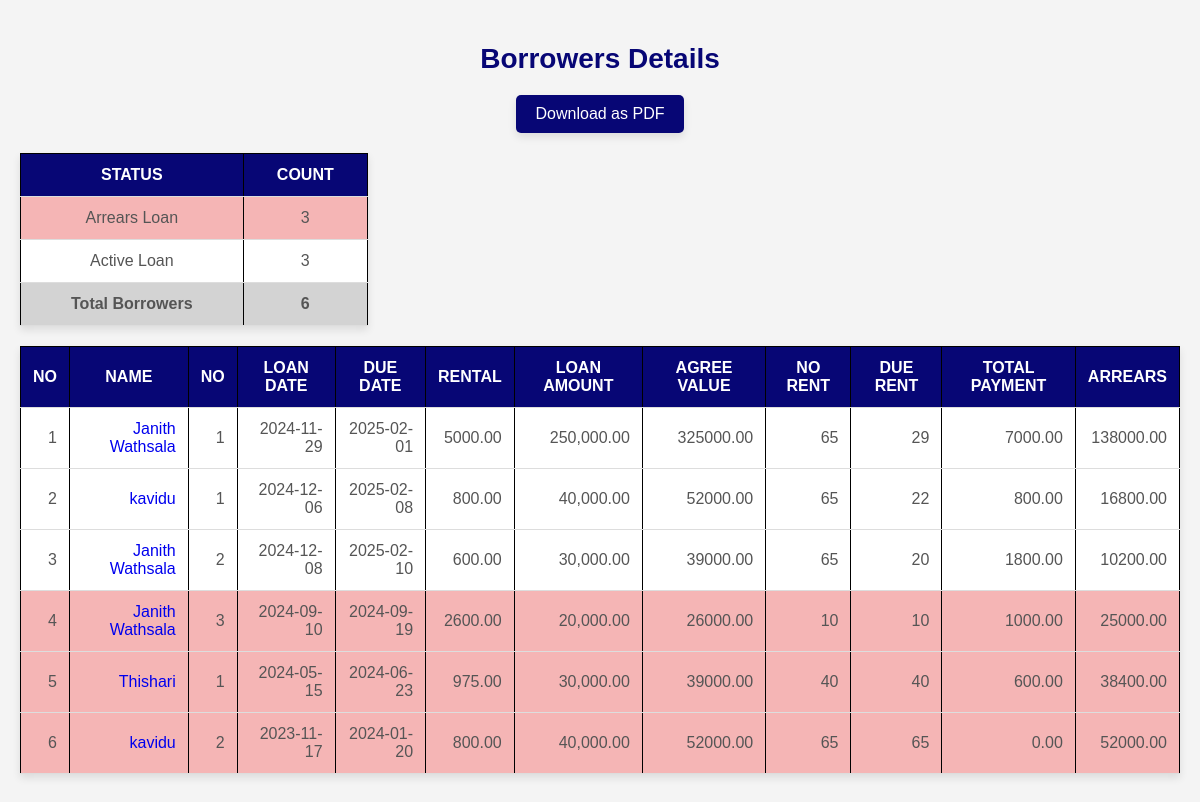
The app's page /all_borrowers_details.php with its own data.
### tables this page shows
CREATE TABLE `borrowers` (
  `id` int(11) NOT NULL,
  `borrower_details_id` int(11) DEFAULT NULL,
  `name` varchar(255) NOT NULL,
  `lone_number` int(11) NOT NULL,
  `nic` varchar(20) NOT NULL,
  `address` varchar(50) NOT NULL,
  `lone_date` date DEFAULT NULL,
  `due_date` date DEFAULT NULL,
  `rental` decimal(10,2) DEFAULT 0.00,
  `agree_value` decimal(10,2) DEFAULT 0.00,
  `interest` decimal(10,2) DEFAULT 0.00,
  `interest_day` decimal(10,2) DEFAULT 0.00,
  `amount` decimal(10,2) DEFAULT 0.00,
  `total_arrears` decimal(10,2) DEFAULT 0.00,
  `total_payments` decimal(10,2) DEFAULT 0.00,
  `days_passed` int(11) DEFAULT 0,
  `no_pay` int(11) DEFAULT 0,
  `status` enum('yes','no','con') DEFAULT 'con',
  `no_rental` int(11) NOT NULL,
  `number_of_loans` int(11) DEFAULT 0
);

### all_borrowers_details.php (the view, shortened to what this page needs)
<?php
$servername = "localhost";
$username = "root";
$password = "";
$dbname = "interest";
$conn = new mysqli($servername, $username, $password, $dbname);
$sql_update = "SELECT id, name, due_date, total_payments, agree_value FROM borrowers";
$result_update = $conn->query($sql_update);
if ($result_update->num_rows > 0) {
    while ($row = $result_update->fetch_assoc()) {
        $id = $row['id'];
        $due_date = $row['due_date'];
        $total_payments = $row['total_payments'];
        $agree_value = $row['agree_value'];
        if ($total_payments >= $agree_value) {
            $status = 'yes';
        } elseif ($due_date < date('Y-m-d') && $total_payments < $agree_value) {
            $status = 'no';
        } elseif ($due_date >= date('Y-m-d') && $total_payments < $agree_value) {
            $status = 'con';
        }
        $update_sql = "UPDATE borrowers SET status = '$status' WHERE id = $id";
        $conn->query($update_sql);
    }
}
$sql = "SELECT id, name,lone_number, lone_date, due_date, rental, amount, agree_value, no_rental, days_passed, total_payments,no_pay, total_arrears, status FROM borrowers";
$result = $conn->query($sql);
?>
<!DOCTYPE html>
<html lang="en">
<head>
    <link rel="stylesheet" href="./css/all_borrowers_details.css">
</head>
<body>
    <h2>Borrowers Details</h2>
    <form method="post" action="./downlode_borrowers_details.php">
        <button type="submit">Download as PDF</button>
    </form>
    <?php
        $sql_details = "SELECT status, COUNT(*) AS count FROM borrowers GROUP BY status";
        $result_details = $conn->query($sql_details);
        if ($result_details->num_rows > 0) {
            $total_borrowers = 0;
            echo "<table border='1' style='width: 30%; text-align: center;'>";
            echo "<tr><th>Status</th><th>Count</th></tr>";
            while ($row = $result_details->fetch_assoc()) {
                $status_label = '';
                $row_color = '';
                if ($row['status'] == 'yes') {
                    $status_label = 'Settled Loan';
                    $row_color = 'background-color: yellow;';
                } elseif ($row['status'] == 'no') {
                    $status_label = 'Arrears Loan';
                    $row_color = 'background-color: rgb(245, 181, 181);';
                } elseif ($row['status'] == 'con') {
                    $status_label = 'Active Loan';
                    $row_color = 'background-color: white;';
                }
                $total_borrowers += $row['count'];
                echo "<tr style='$row_color'><td style='text-align: center;'>" . $status_label . "</td><td style='text-align: center;'>" . $row['count'] . "</td></tr>";
            }
            echo "<tr style='font-weight: bold; background-color: lightgray;'><td style='text-align: center;'>Total Borrowers</td><td style='text-align: center;'>" . $total_borrowers . "</td></tr>";
            echo "</table>";
        } else {
            echo "No data found.";
        }
    ?>
    <table>
        <tr>
            <th>No</th>
            <th>Name</th>
            <th>No</th>
            <th>Loan Date</th>
            <th>Due Date</th>
            <th>Rental</th>
            <th>Loan Amount</th>
            <th>Agree Value</th>
            <th>No Rent</th>
            <th>Due Rent</th>
            <th>Total Payment</th>
            <th>Arrears</th>
        </tr>
        <?php
        if ($result->num_rows > 0) {
            $row_number = 1;
            while ($row = $result->fetch_assoc()) {
                $due_rent =  $row['days_passed'];
                $statusClass = ($row['status'] == 'yes') ? 'finished' :
                               (($row['status'] == 'no') ? 'not-finished' : 'in-progress');
                echo "<tr class='{$statusClass}'>";
                echo "<td>{$row_number}</td>";
                echo "<td><a href='details.php?id=" . $row['id'] . "'>{$row['name']}</a></td>";
                echo "<td>{$row['lone_number']}</td>";
                echo "<td>{$row['lone_date']}</td>";
                echo "<td>{$row['due_date']}</td>";
                echo "<td>{$row['rental']}</td>";
                echo "<td>" . number_format($row['amount'], 2) . "</td>";
                echo "<td>{$row['agree_value']}</td>";
                echo "<td>{$row['no_rental']}</td>";
                echo "<td>{$due_rent}</td>";
                echo "<td>{$row['total_payments']}</td>";
                echo "<td>{$row['total_arrears']}</td>";
                echo "</tr>";
                $row_number++;
            }
        } else {
            echo "<tr><td colspan='12'>No borrowers found.</td></tr>";
        }
        ?>
    </table>
</body>
</html>

### css/all_borrowers_details.css (style rules this page uses)
body { font-family: 'Arial', sans-serif; background-color: #f4f4f4; margin: 0; padding: 20px; color: #333; }
h2 { text-align: center; color: #070675; margin-bottom: 20px; font-size: 28px; }
th, td { border: 1px solid black; padding: 8px; }
table { width: 100%; border-collapse: collapse; background-color: #fff; box-shadow: 0 4px 8px rgba(0, 0, 0, 0.1); margin: 20px 0; }
th, td { padding: 12px; border-bottom: 1px solid #ddd; }
th { background-color: #070675; color: white; text-transform: uppercase; text-align: center; }
td { color: #555; text-align: right; }
a { text-decoration: none; }
.not-finished { background-color: #fff; }
button { background-color: #070675; color: white; border: none; padding: 10px 20px; font-size: 16px; cursor: pointer; display: block; margin: 20px auto; border-radius: 5px; box-shadow: 0 4px 8px rgba(0, 0, 0, 0.1); transition: background-color 0.3s ease, box-shadow 0.3s ease; }
.not-finished { background-color: rgb(245, 181, 181); }
.in-progress { background-color: white; }

### records on screen
borrowers: name "Janith Wathsala", lone_number "1", lone_date "2024-11-29", due_date "2025-02-01", rental "5000.00", amount "250,000.00", agree_value "325000.00", no_rental "65", days_passed "29", total_payments "7000.00", total_arrears "138000.00"
borrowers: name "kavidu", lone_number "1", lone_date "2024-12-06", due_date "2025-02-08", rental "800.00", amount "40,000.00", agree_value "52000.00", no_rental "65", days_passed "22", total_payments "800.00", total_arrears "16800.00"
borrowers: name "Janith Wathsala", lone_number "2", lone_date "2024-12-08", due_date "2025-02-10", rental "600.00", amount "30,000.00", agree_value "39000.00", no_rental "65", days_passed "20", total_payments "1800.00", total_arrears "10200.00"
borrowers: name "Janith Wathsala", lone_number "3", lone_date "2024-09-10", due_date "2024-09-19", rental "2600.00", amount "20,000.00", agree_value "26000.00", no_rental "10", days_passed "10", total_payments "1000.00", total_arrears "25000.00"
borrowers: name "Thishari", lone_number "1", lone_date "2024-05-15", due_date "2024-06-23", rental "975.00", amount "30,000.00", agree_value "39000.00", no_rental "40", days_passed "40", total_payments "600.00", total_arrears "38400.00"
borrowers: name "kavidu", lone_number "2", lone_date "2023-11-17", due_date "2024-01-20", rental "800.00", amount "40,000.00", agree_value "52000.00", no_rental "65", days_passed "65", total_payments "0.00", total_arrears "52000.00"

### other values on screen
$status_label "Arrears Loan"
$row['count'] "3"
$status_label "Active Loan"
$total_borrowers "6"
